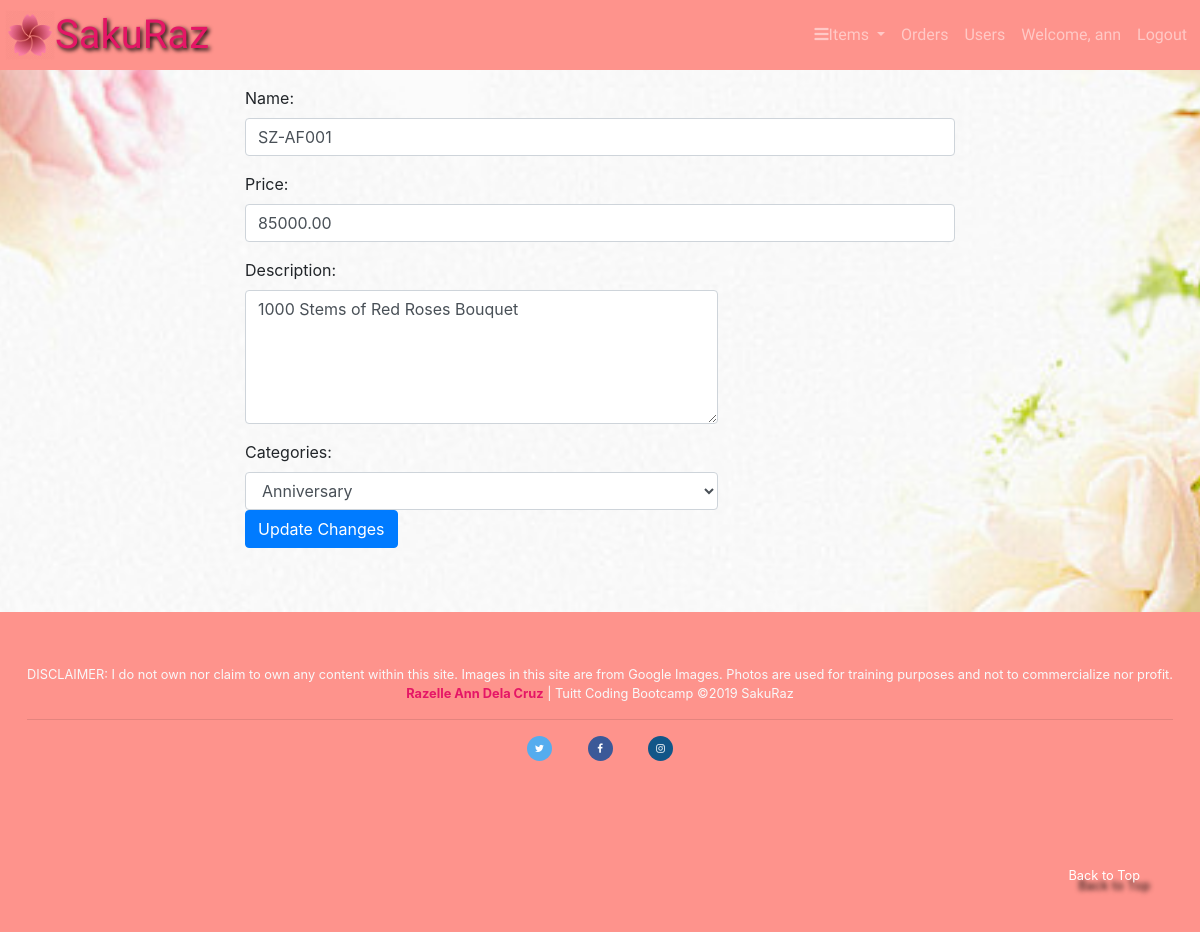
Page /app/views/edit_item_occ.php?id=1 (signed in) on the committed database.
### tables this page shows
CREATE TABLE `occ_items` (
  `id` int(11) NOT NULL,
  `name` varchar(255) NOT NULL,
  `description` varchar(255) NOT NULL,
  `price` decimal(18,2) NOT NULL,
  `image_path` varchar(255) DEFAULT NULL,
  `category_id` int(11) NOT NULL
);

### app/views/edit_item_occ.php (the view, shortened to what this page needs)
<?php require_once "../partials/template.php"; ?>
<?php
function get_page_content() {
	if(isset($_SESSION['user']) && $_SESSION['user']['roles_id'] ==1){
		global $conn;
?>
		<?php
		$item_id = $_GET['id'];
		$sql = "SELECT * FROM occ_items WHERE id='$item_id'";
		$result = mysqli_query($conn, $sql);
		$item = mysqli_fetch_assoc($result);
		?>
		<div class="container">
			<div class="row">
				<div class="col-sm-8 offset-sm-2">
					<form action="../controllers/process_edit_item_occ.php" method="POST">
						<div class="form-group">
							<label for="name">Name:</label>
							<input type="text" class="form-control" name="name" value="<?php echo $item['name']; ?>" required>
						</div>
						<div class="form-group">
							<label for="price">Price:</label>
							<input type="number" class="form-control" name="price" value="<?php echo $item['price']; ?>" required>
						</div>
						<div class="form-group">
							<label for="description">Description:</label>
							<textarea class="form-control col-8" name="description" id="description" rows="5"><?php echo $item['description']; ?></textarea>
						</div>
						<div class="form-group">
							<label for="name">Categories:</label>
							<select class="form-control col-8" name="category_id" id="category" required>
								<?php
								$sql = "SELECT * FROM occasions";
								$categories = mysqli_query($conn,$sql);
								foreach ($categories as $category) {
									extract($category);
									$selected = $item['category_id'] == $id ? 'selected': '';
									echo "<option value='$id' $selected>$name</option>";
								}
								?>
							</select>
							<button type="submit" class="btn btn-primary">Update Changes</button>
						</div>
					</form>
				</div>
			</div>
		</div>
	<?php }else{
		header("Location: ./error.php");
	} ?>
<?php } ?>

### app/assets/css/style.css (style rules this page uses)
* { padding: 0; margin: 0; box-sizing: border-box; }
.row { margin-left: 0; margin-right: 0; }
body { height: 100vh; background-image: url(../images/bg2.jpg); background-repeat: no-repeat; background-size: cover; background-attachment: fixed; background-position: center center; -webkit-background-size: cover; -moz-background-size: cover; -o-background-size: cover; }

### rows in the picture
occ_items: name "SZ-AF001", price "85000.00", description "1000 Stems of Red Roses Bouquet"

### other values in the picture
$_SESSION['user']['firstname'] "ann"
form field category_id "Anniversary"
